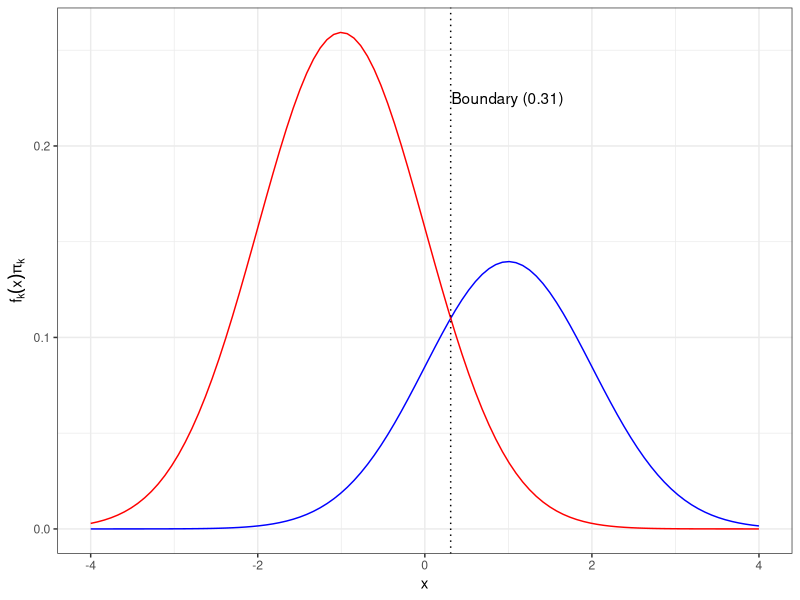
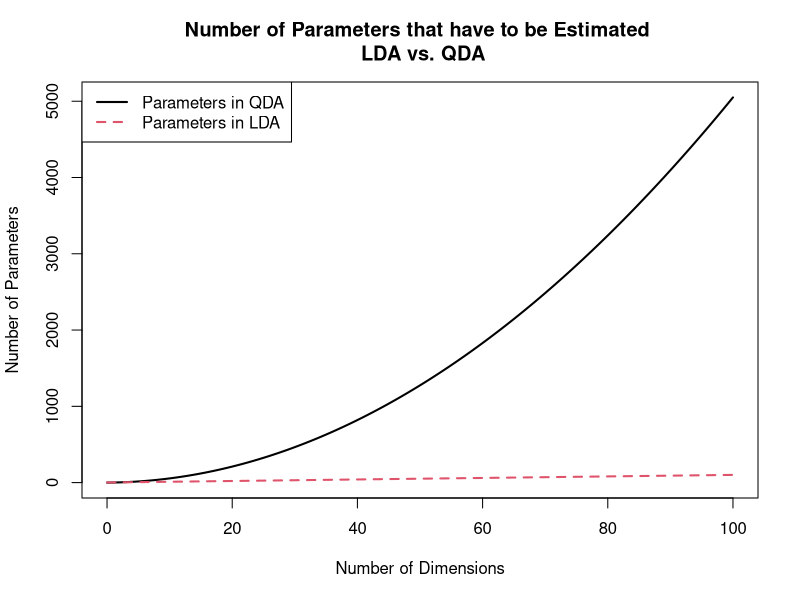

Here is the R script that generated these plots, in order:
## ---- chunk 1
mu_1 <- 1
mu_2 <- (-1)
sigma <- 1
pi_1 <- 0.35
pi_2 <- 0.65
x <- seq(from = -4, to = 4, length = 100)
f_1 <- dnorm(x, mean = mu_1, sd = sigma)
f_2 <- dnorm(x, mean = mu_2, sd = sigma)
delta <- function(x, mu, sigma, pi) {
  x * mu / sigma^2 - mu^2 / (2 * sigma^2) + log(pi)
}
delta_1 <- delta(x, mu_1, sigma, pi_1)
delta_2 <- delta(x, mu_2, sigma, pi_2)
df <- data.frame(x = x, f_1 = f_1, f_2 = f_2, delta_1 = delta_1, delta_2 = delta_2)
## ---- chunk 2
library(ggplot2)
ggplot(df, aes(x = x)) +
  geom_line(aes(y = f_1 * pi_1), color = "blue") +
  geom_line(aes(y = f_2 * pi_2), color = "red") +
  labs(y = expression(f[k](x) * pi[k])) +
  theme_bw() +
  geom_vline(xintercept = (mu_1 + mu_2) / 2 + sigma^2 * log(pi_2 / pi_1) / (mu_1 - mu_2), linetype = "dotted") +
  annotate("text", x = 0.99, y = 0.225, label = "Boundary (0.31)")
## ---- chunk 3
x <- seq(0, 100, length = 1000)
plot(x, ((x * (x + 1)) / 2),
  type = "l",
  col = 1,
  lwd = 2,
  main = "Number of Parameters that have to be Estimated \n LDA vs. QDA",
  xlab = "Number of Dimensions", ylab = "Number of Parameters"
)

lines(x, (x + 1),
  col = 2,
  lty = 2,
  lwd = 2
)

legend(
  x = "topleft",
  col = 1:2,
  lty = c(1, 2),
  c("Parameters in QDA", "Parameters in LDA"),
  lwd = c(2, 2)
)
